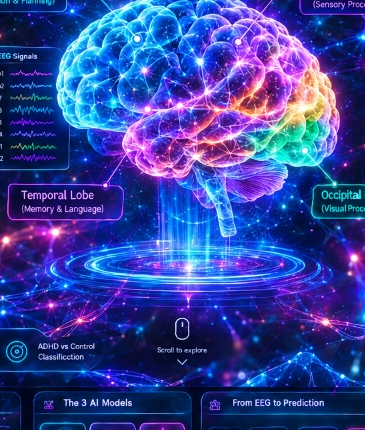
#> input picture frontend/src/assets/brain_center_raw.png, 365 x 430 px, given in place of glowing_brain_isolated_1792576210661.jpg, which was not available
$ python create_alpha_brain.py
#> lines starting #> are read from the running program, lines starting #| are printed output that depends on the picture; pictures that were not available may be replaced by others from this repository, and a replacement may not be noted
import os
from PIL import Image
import numpy as np

src_path = r"C:\Users\P Keerthi\.gemini\antigravity-ide\brain\783a3d68-2381-4d76-8187-2c66eee64c85\glowing_brain_isolated_1792576210661.jpg"
out_dir = r"c:\Users\P Keerthi\Downloads\srkarthikeya1805 ps_adhd_2026 main adhd_backend\frontend\src\assets"

im = Image.open(src_path).convert("RGBA")
#> im is the input picture: PIL image 365x430 RGBA; mean R, G, B, A 52.5, 66, 153.4, 255
arr = np.array(im, dtype=np.float32)

# Calculate brightness / luminance
# arr[:, :, 0] = R, arr[:, :, 1] = G, arr[:, :, 2] = B
# Max channel brightness
max_ch = np.max(arr[:, :, :3], axis=2)
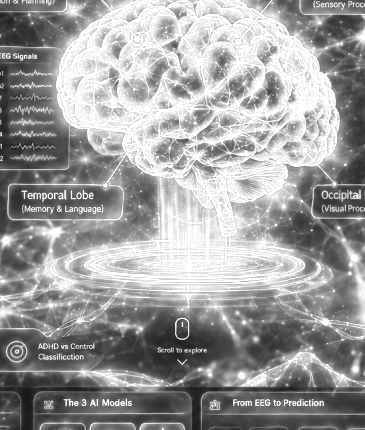
#> max_ch: shape (430, 365) float32; min 21, max 255, mean 156

# Soft threshold: near pure black (<= 10) becomes 0 alpha
# Values above 10 ramp smoothly up to 255
alpha = np.clip((max_ch - 8.0) * (255.0 / (255.0 - 8.0)), 0, 255)

# For deep glow, let's ensure the brain itself is solid and outer glow fades smoothly
# Anything with brightness > 60 can have high alpha
solid_threshold = 40.0
alpha_boosted = np.where(max_ch > solid_threshold,
                         np.minimum(255.0, 180.0 + (max_ch - solid_threshold) * (75.0 / (255.0 - solid_threshold))),
                         alpha)
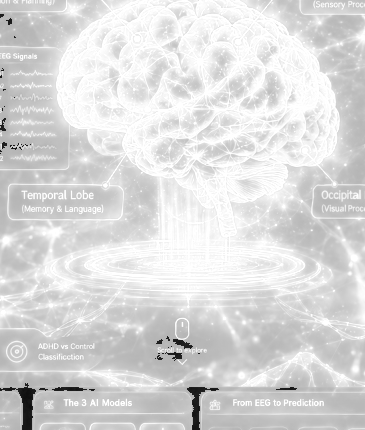
#> alpha_boosted: shape (430, 365) float32; min 13.42, max 255, mean 219.1

arr[:, :, 3] = np.clip(alpha_boosted, 0, 255)
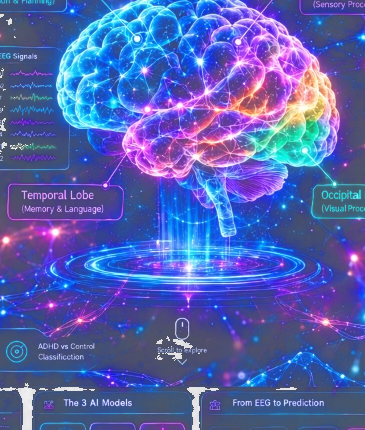
#> arr: shape (430, 365, 4) float32; mean R, G, B, A 52.5, 66, 153.4, 219.1; transparent parts drawn white

out_im = Image.fromarray(arr.astype(np.uint8), "RGBA")
out_path = os.path.join(out_dir, "brain_perfect_alpha.png")
out_im.save(out_path, "PNG")
print("Saved transparent brain asset to:", out_path)
print("Image size:", out_im.size)
#| Image size: (365, 430)

$ run again, on frontend/src/assets/brain_clean_crop.png
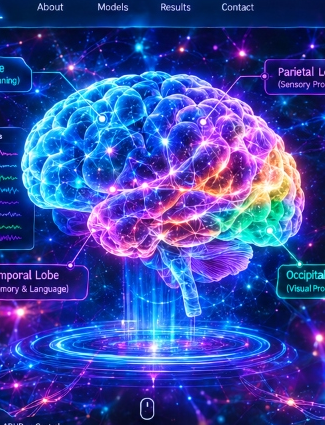
#> input picture frontend/src/assets/brain_clean_crop.png, 325 x 425 px, given in place of glowing_brain_isolated_1792576210661.jpg, which was not available
#> im is the input picture: PIL image 325x425 RGBA; mean R, G, B, A 56.4, 69.8, 160.8, 255
#> `alpha_boosted = np.where(max_ch > solid_threshold, np.minimum(255.0, 1..`:
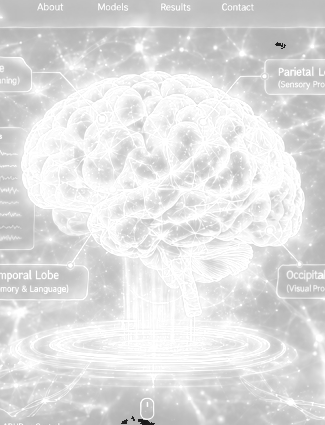
#> alpha_boosted: shape (425, 325) float32; min 24.78, max 255, mean 223
#> `arr[:, :, 3] = np.clip(alpha_boosted, 0, 255)`:
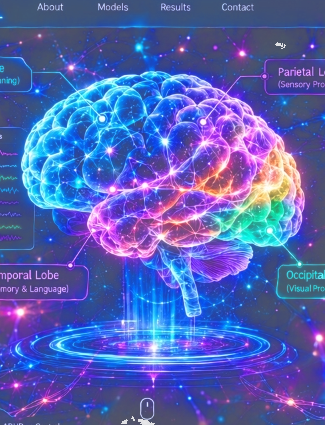
#> arr: shape (425, 325, 4) float32; mean R, G, B, A 56.4, 69.8, 160.8, 223; transparent parts drawn white
#| Image size: (325, 425)
